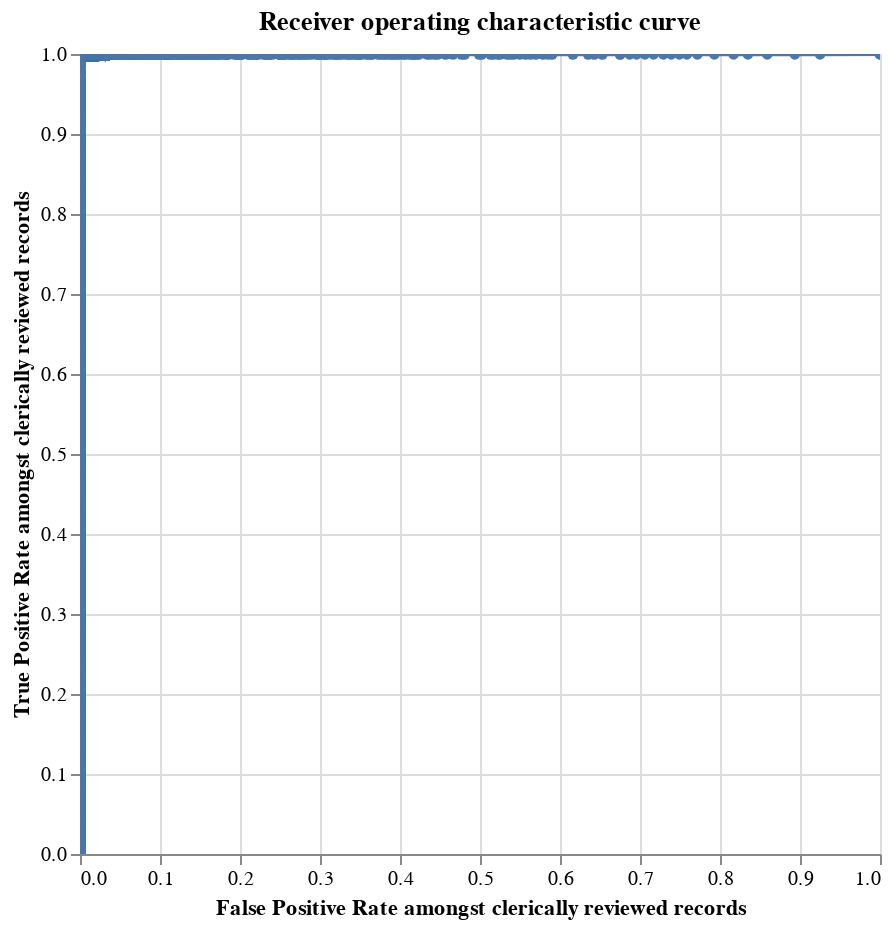

Here is the notebook cell this chart was saved with:
### Code cell
linker.roc_chart_from_labels_column("cluster")

### Figure 1 — Vega-Lite specification as saved in the notebook (floating-point values rounded to 4 significant figures; data arrays with more than 128 entries replaced by an {"elided": "..."} marker saying what was removed)
{"$schema": "https://vega.github.io/schema/vega-lite/v5.9.3.json", "config": {"view": {"continuousHeight": 300, "continuousWidth": 300}}, "data": {"name": "data-b1e0526293b73bfdfa9adb6f6c007a01"}, "datasets": {"data-b1e0526293b73bfdfa9adb6f6c007a01": {"elided": "4973 records"}}, "encoding": {"tooltip": [{"field": "truth_threshold", "format": ".4f", "type": "quantitative"}, {"field": "match_probability", "format": ".4%", "type": "quantitative"}, {"field": "fp_rate", "format": ".4f", "title": "FP_rate", "type": "quantitative"}, {"field": "tp_rate", "format": ".4f", "title": "TP_rate", "type": "quantitative"}, {"field": "tp", "format": ",.0f", "title": "TP", "type": "quantitative"}, {"field": "tn", "format": ",.0f", "title": "TN", "type": "quantitative"}, {"field": "fp", "format": ",.0f", "title": "FP", "type": "quantitative"}, {"field": "fn", "format": ",.0f", "title": "FN", "type": "quantitative"}, {"field": "precision", "format": ".4f", "type": "quantitative"}, {"field": "recall", "format": ".4f", "type": "quantitative"}, {"field": "f1", "format": ".4f", "title": "F1", "type": "quantitative"}], "x": {"field": "fp_rate", "sort": ["truth_threshold"], "title": "False Positive Rate amongst clerically reviewed records", "type": "quantitative"}, "y": {"field": "tp_rate", "sort": ["truth_threshold"], "title": "True Positive Rate amongst clerically reviewed records", "type": "quantitative"}}, "height": 400, "mark": {"clip": true, "point": true, "type": "line"}, "params": [{"bind": "scales", "name": "mouse_zoom", "select": {"encodings": ["x"], "type": "interval"}}], "title": "Receiver operating characteristic curve", "width": 400}
